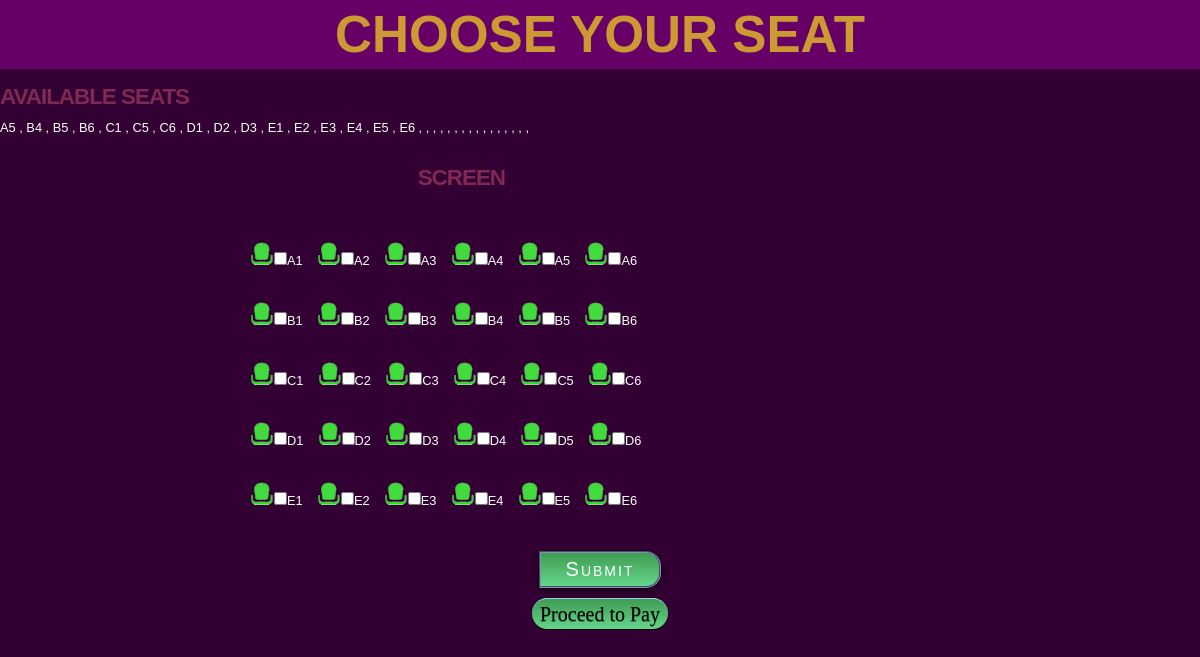
/seat.php, run on the app's committed database.
### tables this page shows
CREATE TABLE IF NOT EXISTS `tb` (
  `seats` varchar(3) NOT NULL,
  `status` int(2) NOT NULL DEFAULT '0'
);

### seat.php (the view, shortened to what this page needs)
<!DOCTYPE HTML PUBLIC "-//W3C//DTD HTML 4.01 Transitional//EN" "http://www.w3.org/TR/html4/loose.dtd">
<html>
<head>
 <link rel="stylesheet" href="css/style6.css">
</head>
<body bgcolor="#330033">
<div id="header">
<h1>CHOOSE YOUR SEAT</h1>
</div>
<?php
$sql="SELECT seats FROM tb where status=0";
$aResult=mysql_query($sql);
echo("<h3>AVAILABLE SEATS\n</h3>");
while($rows = mysql_fetch_array($aResult,MYSQL_ASSOC))
{
$Seats        = $rows['seats'];
echo $Seats;
echo("  ,  ");
}
?>
<br><br>
<h3>&nbsp;&nbsp;&nbsp;&nbsp;&nbsp;&nbsp;&nbsp;&nbsp;&nbsp;&nbsp;&nbsp;&nbsp;&nbsp;&nbsp;&nbsp;&nbsp;&nbsp;&nbsp;&nbsp;&nbsp;&nbsp;&nbsp;&nbsp;&nbsp;&nbsp;&nbsp;&nbsp;&nbsp;&nbsp;&nbsp;&nbsp;&nbsp;&nbsp;&nbsp;&nbsp;&nbsp;&nbsp;&nbsp;&nbsp;&nbsp;&nbsp;&nbsp;&nbsp;&nbsp;&nbsp;&nbsp;&nbsp;&nbsp;&nbsp;&nbsp;&nbsp;&nbsp;&nbsp;&nbsp;&nbsp;&nbsp;&nbsp;&nbsp;&nbsp;&nbsp;&nbsp;&nbsp;&nbsp;&nbsp;&nbsp;&nbsp;&nbsp;&nbsp;&nbsp;&nbsp;&nbsp;&nbsp;&nbsp;&nbsp;&nbsp;&nbsp;&nbsp;&nbsp;&nbsp;&nbsp;SCREEN</h3>
<center>
<div id="section">
<form action="<?php echo htmlentities($_SERVER['PHP_SELF']); ?>" method="post">
		<div class="">
	<div style="float:left;">
		<img src="images/green.png"><input type="checkbox" name="formDoor[]" value="A1" />A1&nbsp;&nbsp;&nbsp;&nbsp;<br /></div>&nbsp;&nbsp;
		<div style="float:left;"><img src="images/green.png"><input type="checkbox" name="formDoor[]" value="A2" />A2&nbsp;&nbsp;&nbsp;&nbsp;<br /></div>&nbsp;&nbsp;
		<div style="float:left;"><img src="images/green.png"><input type="checkbox" name="formDoor[]" value="A3" />A3&nbsp;&nbsp;&nbsp;&nbsp;<br /></div>&nbsp;&nbsp;
		<div style="float:left;"><img src="images/green.png"><input type="checkbox" name="formDoor[]" value="A4" />A4&nbsp;&nbsp;&nbsp;&nbsp;<br /></div>&nbsp;&nbsp;
		<div style="float:left;"><img src="images/green.png"><input type="checkbox" name="formDoor[]" value="A5" />A5&nbsp;&nbsp;&nbsp;&nbsp;</div>&nbsp;&nbsp;
		<div style="float:left;"><div class=""><img src="images/green.png"><input type="checkbox" name="formDoor[]" value="A6" />A6<br /></div>&nbsp;&nbsp;
		<br><br>
	</div>
		<br><br>
			<br><br>
	<div class="">
	<div style="float:left;">
		<img src="images/green.png"><input type="checkbox" name="formDoor[]" value="B1" />B1&nbsp;&nbsp;&nbsp;&nbsp;<br /></div>&nbsp;&nbsp;
		<div style="float:left;"><img src="images/green.png"><input type="checkbox" name="formDoor[]" value="B2" />B2&nbsp;&nbsp;&nbsp;&nbsp;<br /></div>&nbsp;&nbsp;
		<div style="float:left;"><img src="images/green.png"><input type="checkbox" name="formDoor[]" value="B3" />B3&nbsp;&nbsp;&nbsp;&nbsp;<br /></div>&nbsp;&nbsp;
		<div style="float:left;"><img src="images/green.png"><input type="checkbox" name="formDoor[]" value="B4" />B4&nbsp;&nbsp;&nbsp;&nbsp;<br /></div>&nbsp;&nbsp;
		<div style="float:left;"><img src="images/green.png"><input type="checkbox" name="formDoor[]" value="B5" />B5&nbsp;&nbsp;&nbsp;&nbsp;</div>&nbsp;&nbsp;
		<div style="float:left;"><div class=""><img src="images/green.png"><input type="checkbox" name="formDoor[]" value="B6" />B6<br /></div>&nbsp;&nbsp;
	</div>
		<br><br>
			<br><br>
		<div class="">
		<div style="float:left;">
		<img src="images/green.png"><input type="checkbox" name="formDoor[]" value="A1" />C1&nbsp;&nbsp;&nbsp;&nbsp;<br /></div>&nbsp;&nbsp;
		<div style="float:left;"><img src="images/green.png"><input type="checkbox" name="formDoor[]" value="C2" />C2&nbsp;&nbsp;&nbsp;&nbsp;<br /></div>&nbsp;&nbsp;
		<div style="float:left;"><img src="images/green.png"><input type="checkbox" name="formDoor[]" value="C3" />C3&nbsp;&nbsp;&nbsp;&nbsp;<br /></div>&nbsp;&nbsp;
		<div style="float:left;"><img src="images/green.png"><input type="checkbox" name="formDoor[]" value="C4" />C4&nbsp;&nbsp;&nbsp;&nbsp;<br /></div>&nbsp;&nbsp;
		<div style="float:left;"><img src="images/green.png"><input type="checkbox" name="formDoor[]" value="C5" />C5&nbsp;&nbsp;&nbsp;&nbsp;</div>&nbsp;&nbsp;
		<div style="float:left;"><div class=""><img src="images/green.png"><input type="checkbox" name="formDoor[]" value="C6" />C6<br /></div>&nbsp;&nbsp;
		</div>
		<br><br>
			<br><br>
		<div class="roundedOne">
		<div style="float:left;">
		<img src="images/green.png"><input type="checkbox" name="formDoor[]" value="D1" />D1&nbsp;&nbsp;&nbsp;&nbsp;<br /></div>&nbsp;&nbsp;
		<div style="float:left;"><img src="images/green.png"><input type="checkbox" name="formDoor[]" value="D2" />D2&nbsp;&nbsp;&nbsp;&nbsp;<br /></div>&nbsp;&nbsp;
		<div style="float:left;"><img src="images/green.png"><input type="checkbox" name="formDoor[]" value="D3" />D3&nbsp;&nbsp;&nbsp;&nbsp;<br /></div>&nbsp;&nbsp;
		<div style="float:left;"><img src="images/green.png"><input type="checkbox" name="formDoor[]" value="D4" />D4&nbsp;&nbsp;&nbsp;&nbsp;<br /></div>&nbsp;&nbsp;
		<div style="float:left;"><img src="images/green.png"><input type="checkbox" name="formDoor[]" value="D5" />D5&nbsp;&nbsp;&nbsp;&nbsp;</div>&nbsp;&nbsp;
		<div style="float:left;"><div class=""><img src="images/green.png"><input type="checkbox" name="formDoor[]" value="D6" />D6<br /></div>&nbsp;&nbsp;
	</div>
	<br><br>
			<br><br>
		<div class="">
		<div style="float:left;">
		<img src="images/green.png"><input type="checkbox" name="formDoor[]" value="E1" />E1&nbsp;&nbsp;&nbsp;&nbsp;<br /></div>&nbsp;&nbsp;
		<div style="float:left;"><img src="images/green.png"><input type="checkbox" name="formDoor[]" value="E2" />E2&nbsp;&nbsp;&nbsp;&nbsp;<br /></div>&nbsp;&nbsp;
		<div style="float:left;"><img src="images/green.png"><input type="checkbox" name="formDoor[]" value="E3" />E3&nbsp;&nbsp;&nbsp;&nbsp;<br /></div>&nbsp;&nbsp;
		<div style="float:left;"><img src="images/green.png"><input type="checkbox" name="formDoor[]" value="E4" />E4&nbsp;&nbsp;&nbsp;&nbsp;<br /></div>&nbsp;&nbsp;
		<div style="float:left;"><img src="images/green.png"><input type="checkbox" name="formDoor[]" value="E5" />E5&nbsp;&nbsp;&nbsp;&nbsp;</div>&nbsp;&nbsp;
		<div style="float:left;"><div class=""><img src="images/green.png"><input type="checkbox" name="formDoor[]" value="E6" />E6<br /></div>&nbsp;&nbsp;
	</div>
</center>
	<br>
	<center><input id="submitbutton" type="submit" class="btn btn-success" name="formSubmit" value="Submit" />
	</center>
<br>
<div><center>  <a class="button" href="tu.php">Proceed to Pay</a>
	</center>
</div>
<div><br>
<br></div>
</body>
</html>

### css/style6.css (style rules this page uses)
html { height: 100%; }
* { margin: 0; padding: 0; }
body { font: normal .80em arial, sans-serif; background:#330033; color: #FFF; }
img { border: 0; }
h2, h3, h4, h5, h6 { font: bold 175% arial, sans-serif; color: #802954; letter-spacing: -1px; margin: 0 0 10px 0; padding: 15px 0 0 0; }
input#submitbutton { border:2px groove #7c93ba; cursor:pointer; padding: 5px 25px; background: #65d68c; background: -webkit-gradient(linear, left top, left bottom, from(#3e9c50), to(#65d68c)); background: -webkit-linear-gradient(top, #3e9c50, #65d68c); background: -moz-linear-gradient(top, #3e9c50, #65d68c); background: -ms-linear-gradient(top, #3e9c50, #65d68c); background: -o-linear-gradient(top, #3e9c50, #65d68c); font-family:Andika, Arial, sans-serif; color:#fff; font-size:20px; letter-spacing:.1em; font-variant:small-caps; -webkit-border-radius: 0 15px 15px 0; -moz-border-radius: 0 15px 15px 0; border-radius: 0 15px 15px 0; -webkit-box-shadow: rgba(0, 0, 0, .75) 0 2px 6px; -moz-box-shadow: rgba(0, 0, 0, .75) 0 2px 6px; box-shadow: rgba(0, 0, 0, .75) 0 2px 6px; }
.button { border-top: 1px solid #96d1f8; background: #65d68c; background: -webkit-gradient(linear, left top, left bottom, from(#3e9c50), to(#65d68c)); background: -webkit-linear-gradient(top, #3e9c50, #65d68c); background: -moz-linear-gradient(top, #3e9c50, #65d68c); background: -ms-linear-gradient(top, #3e9c50, #65d68c); background: -o-linear-gradient(top, #3e9c50, #65d68c); padding: 4px 8px; -webkit-border-radius: 17px; -moz-border-radius: 17px; border-radius: 17px; -webkit-box-shadow: rgba(0,0,0,1) 0 1px 0; -moz-box-shadow: rgba(0,0,0,1) 0 1px 0; box-shadow: rgba(0,0,0,1) 0 1px 0; text-shadow: rgba(0,0,0,.4) 0 1px 0; color: #000000; font-size: 20px; font-family: Georgia, Serif; text-decoration: none; vertical-align: middle; }

### seat.php (style rules this page uses)
#header { font: bold 200% Comic Sans MS, cursive, sans-serif; background-color:#660066; color: #CC9933; text-align:center; padding:5px; }
#section { width:700px; padding:40px; }

### data on the page
tb: seats "A5"
tb: seats "B4"
tb: seats "B5"
tb: seats "B6"
tb: seats "C1"
tb: seats "C5"
tb: seats "C6"
tb: seats "D1"
tb: seats "D2"
tb: seats "D3"
tb: seats "E1"
tb: seats "E2"
tb: seats "E3"
tb: seats "E4"
tb: seats "E5"
tb: seats "E6"
